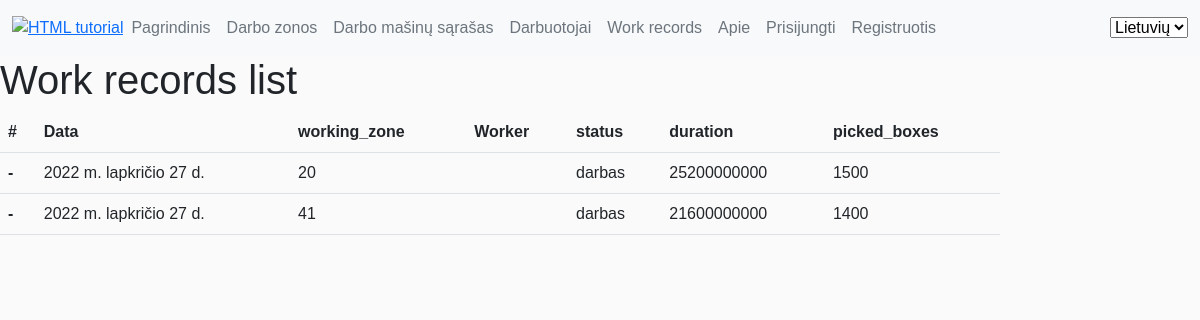
The app's page /lm/work_records/, older data.
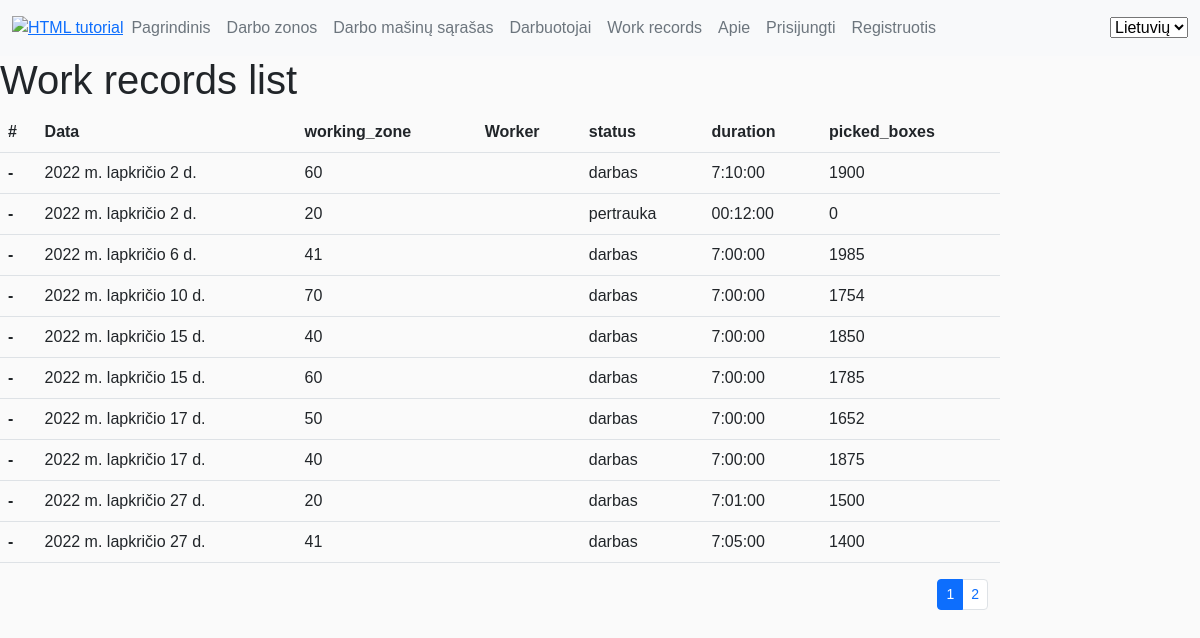
The same page, newer data.
### lm/models.py (models this page shows, shortened)
class Darbo_laiko_irasai(models.Model):
    data = models.DateField(_('Date of working record'), help_text='kada dirbta', null=True, blank=True)
    working_zone = models.ForeignKey('Darbo_zona_sandelyje', max_length=80, null=True, on_delete=models.SET_NULL)
    darbuotojas = models.ForeignKey('MyUser',max_length=100, null=True, on_delete=models.SET_NULL)
    work_status = (
        ('darbas','darbas'),
        ('pertrauka','pertrauka'),
        ('pietu pertrauka','pietu pertrauka'))
    status = models.CharField(_('Type of working record'), help_text='Darbo grafiko laiko tipas', max_length=40, choices= work_status, default='darbas', blank=True)
    duration = models.CharField(_('Duration'), help_text='darbo iraso trukme', null=True, blank=True, default=dt.timedelta(hours=7), max_length=20)
    picked_boxes = models.IntegerField(_('Picked boxes per duration'), help_text='Surinkta deziu per irasa', null=True, blank=True,default='0')
    class Meta:
        ordering = ['data']
        verbose_name = _("Working record")
        verbose_name_plural = _("Working records")

class Darbo_zona_sandelyje (models.Model):
    zone_choices = (
        ('20','20 - HR'),
        ('40','40 - MOPRO'),
        ('41', '41 - Pienas'),
        ('60', '60 - TIKO'),
        ('61', '61 - BakeOff'),
        ('70', '70 - Fruits'),
        ('50', '50 - Mėsa'),
        ('90', '90 - NonFood')
        )
    zone_code = models.CharField(_('Working zone code'), max_length=80, choices=zone_choices, default='40', help_text='Darbo zona sandėlyje',
    blank=True, unique=True)
    zone_description=models.CharField(_('Description'), max_length=80, help_text='Zonos aprasymas pvz 60-Tiko')
    class Meta:
        ordering = ['zone_code']
        verbose_name = _("Working zone")
        verbose_name_plural = _("Working zones")
    def __str__(self):
        return f'{self.zone_code}'

### lm/views.py (the view)
# urls.py: path('work_records/', views.work_records, name='work_records'),
def work_records(request):
    paginator = Paginator(Darbo_laiko_irasai.objects.all(), 10)
    page_number = request.GET.get('page')
    paged_work_records = paginator.get_page(page_number)
    context = {
        'work_records': paged_work_records
    }
    return render(request, 'lm/work_records.html', context=context)

### lm/templates/lm/work_records.html (shortened to what this page needs)
{% extends 'base.html' %}
{% load i18n %}
{% load static %}
{% block content %}
<h1>{% trans "Work records list" %} </h1>
<table class="table ">
  <thead>
    <tr>
      <th scope="col">#</th>
      <th scope="col">Data</th>
      <th scope="col">working_zone</th>
      <th scope="col">Worker</th>
      <th scope="col">status</th>
       <th scope="col">duration</th>
      <th scope="col">picked_boxes</th>
    </tr>
  </thead>
  {% for record in work_records %}
  <tbody>
    <tr>
      <th scope="row">-</th>
      <td>{{record.data}}</td>
      <td>{{record.working_zone}}</td>
      <td>{{record.darbuotojas}}</td>
      <td>{{record.status}}</td>
      <td>{{record.duration}}</td>
      <td>{{record.picked_boxes}}</td>
    </tr>
  </tbody>
   {% endfor %}
</table>
<div class="container">
  <nav aria-label="...">
    {% if work_records.has_other_pages %}
    <ul class="pagination pagination-sm justify-content-end">
      {% for i in work_records.paginator.page_range %}
        {% if work_records.number == i %}
      <li class="page-item active">
        <a class="page-link">{{i}}</a>
      </li>
      {% else %}
      <li class="page-item">
        <a class="page-link" href="?page={{i}}">{{ i }}</a>
      </li>
      {% endif %}
      {% endfor %}
    </ul>
    {% endif %}
  </nav>
</div>
{% endblock %}

Row changes from the older to the newer data that the page shows:
added Darbo_laiko_irasai: data "2022 m. lapkričio 2 d.", working_zone "60", status "darbas", duration "7:10:00", picked_boxes "1900"
added Darbo_laiko_irasai: data "2022 m. lapkričio 2 d.", working_zone "20", status "pertrauka", duration "00:12:00", picked_boxes "0"
added Darbo_laiko_irasai: data "2022 m. lapkričio 6 d.", working_zone "41", status "darbas", duration "7:00:00", picked_boxes "1985"
added Darbo_laiko_irasai: data "2022 m. lapkričio 10 d.", working_zone "70", status "darbas", duration "7:00:00", picked_boxes "1754"
added Darbo_laiko_irasai: data "2022 m. lapkričio 15 d.", working_zone "40", status "darbas", duration "7:00:00", picked_boxes "1850"
added Darbo_laiko_irasai: data "2022 m. lapkričio 15 d.", working_zone "60", status "darbas", duration "7:00:00", picked_boxes "1785"
added Darbo_laiko_irasai: data "2022 m. lapkričio 17 d.", working_zone "50", status "darbas", duration "7:00:00", picked_boxes "1652"
added Darbo_laiko_irasai: data "2022 m. lapkričio 17 d.", working_zone "40", status "darbas", duration "7:00:00", picked_boxes "1875"
changed Darbo_laiko_irasai (number 9 of 10 on the later page): duration "25200000000" → "7:01:00"
changed Darbo_laiko_irasai (number 10 of 10 on the later page): duration "21600000000" → "7:05:00"
Text that changed along with them:
new list line: "1"
new list line: "2"
